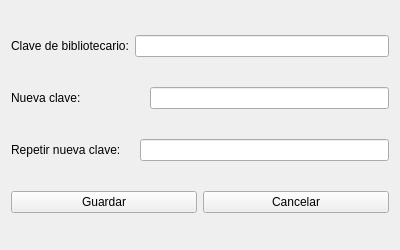
<?xml version="1.0" encoding="UTF-8"?>
<ui version="4.0">
 <class>Form</class>
 <widget class="QWidget" name="Form">
  <property name="geometry">
   <rect>
    <x>0</x>
    <y>0</y>
    <width>400</width>
    <height>250</height>
   </rect>
  </property>
  <property name="windowTitle">
   <string>Form</string>
  </property>
  <layout class="QHBoxLayout" name="horizontalLayout">
   <item>
    <layout class="QVBoxLayout" name="verticalLayout">
     <item>
      <layout class="QHBoxLayout" name="horizontalLayout_2">
       <item>
        <widget class="QLabel" name="label">
         <property name="text">
          <string>Clave de bibliotecario:</string>
         </property>
        </widget>
       </item>
       <item>
        <widget class="QLineEdit" name="passus_txt">
         <property name="echoMode">
          <enum>QLineEdit::Password</enum>
         </property>
        </widget>
       </item>
      </layout>
     </item>
     <item>
      <layout class="QHBoxLayout" name="horizontalLayout_3">
       <item>
        <widget class="QLabel" name="label_2">
         <property name="text">
          <string>Nueva clave:                   </string>
         </property>
        </widget>
       </item>
       <item>
        <widget class="QLineEdit" name="nuevopass_txt">
         <property name="echoMode">
          <enum>QLineEdit::Password</enum>
         </property>
        </widget>
       </item>
      </layout>
     </item>
     <item>
      <layout class="QHBoxLayout" name="horizontalLayout_4">
       <item>
        <widget class="QLabel" name="label_3">
         <property name="text">
          <string>Repetir nueva clave:    </string>
         </property>
        </widget>
       </item>
       <item>
        <widget class="QLineEdit" name="repetirpass_txt">
         <property name="echoMode">
          <enum>QLineEdit::Password</enum>
         </property>
        </widget>
       </item>
      </layout>
     </item>
     <item>
      <layout class="QHBoxLayout" name="horizontalLayout_5">
       <item>
        <widget class="QPushButton" name="pushButton">
         <property name="text">
          <string>Guardar</string>
         </property>
        </widget>
       </item>
       <item>
        <widget class="QPushButton" name="pushButton_2">
         <property name="text">
          <string>Cancelar</string>
         </property>
        </widget>
       </item>
      </layout>
     </item>
    </layout>
   </item>
  </layout>
 </widget>
 <resources/>
 <connections>
  <connection>
   <sender>pushButton</sender>
   <signal>clicked()</signal>
   <receiver>Form</receiver>
   <slot>guardar()</slot>
   <hints>
    <hint type="sourcelabel">
     <x>130</x>
     <y>214</y>
    </hint>
    <hint type="destinationlabel">
     <x>163</x>
     <y>247</y>
    </hint>
   </hints>
  </connection>
  <connection>
   <sender>pushButton_2</sender>
   <signal>clicked()</signal>
   <receiver>Form</receiver>
   <slot>cancelar()</slot>
   <hints>
    <hint type="sourcelabel">
     <x>290</x>
     <y>207</y>
    </hint>
    <hint type="destinationlabel">
     <x>339</x>
     <y>245</y>
    </hint>
   </hints>
  </connection>
 </connections>
 <slots>
  <slot>guardar()</slot>
  <slot>cancelar()</slot>
 </slots>
</ui>
